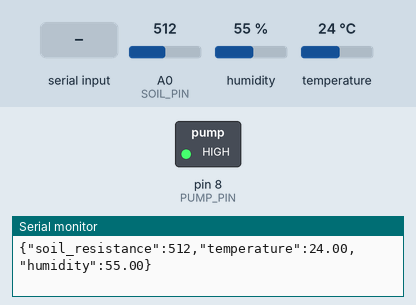
Simulated run of this sketch. Board: Arduino Uno, built with avr-gcc and run on an emulated ATmega328P. Shown: switched loads named in the sketch (green lamp = pin HIGH), the last lines printed to the serial monitor. The inputs (shaded band) are chosen by the test bench; at power-on: A0 (SOIL_PIN) = 512, humidity 55 %, temperature 24 °C.

Above: at 1.2 s.
1.3 s: "1" received over Serial
At 2.9 s:
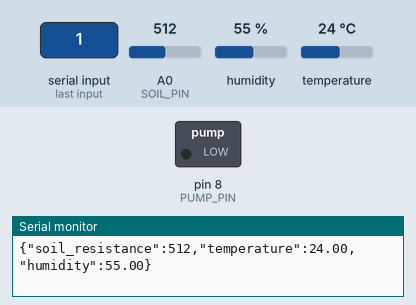
3.5 s: "0" received over Serial
At 5.3 s:
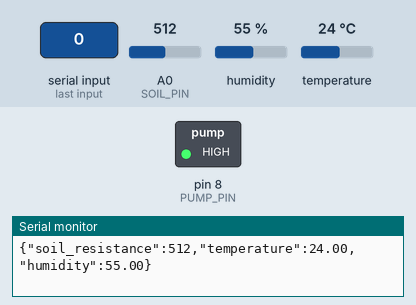
Timing chart, 0 to 6.8 s (numbered marks = the images above; inputs shaded):
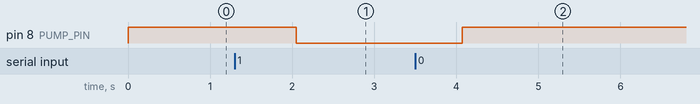

The sketch:

smart_irrigation.ino
```cpp
#include <DHT.h>

#define DHTPIN 2 // دبوس حساس الحرارة والرطوبة
#define DHTTYPE DHT11
#define SOIL_PIN A0 // دبوس حساس رطوبة التربة (المقاومة)
#define PUMP_PIN 8  // دبوس الريلاي للمضخة

DHT dht(DHTPIN, DHTTYPE);

void setup() {
  Serial.begin(9600);
  dht.begin();
  pinMode(PUMP_PIN, OUTPUT);
  digitalWrite(PUMP_PIN,
               HIGH); // إيقاف المضخة في البداية (لو كان الريلاي Active Low)
}

void loop() {
  // 1. قراءة الحساسات
  float h = dht.readHumidity();
  float t = dht.readTemperature();
  int soilRes = analogRead(SOIL_PIN); // قراءة المقاومة (Ohm تقريبية)

  // التأكد من سلامة القراءة
  if (isnan(h) || isnan(t)) {
    return;
  }

  // 2. إرسال البيانات بصيغة JSON ليفهمها Node-RED بسهولة
  Serial.print("{");
  Serial.print("\"soil_resistance\":");
  Serial.print(soilRes);
  Serial.print(",\"temperature\":");
  Serial.print(t);
  Serial.print(",\"humidity\":");
  Serial.print(h);
  Serial.println("}");

  // 3. استقبال أمر المضخة من Node-RED
  if (Serial.available() > 0) {
    char command = Serial.read();
    if (command == '1') {
      digitalWrite(PUMP_PIN, LOW); // تشغيل المضخة
    } else if (command == '0') {
      digitalWrite(PUMP_PIN, HIGH); // إيقاف المضخة
    }
  }

  delay(2000); // إرسال بيانات كل ثانيتين
}
```

Measured:
- after the input at 1.3 s, pin 8 (PUMP_PIN): HIGH → LOW after 0.75 s
- after the input at 3.5 s, pin 8 (PUMP_PIN): LOW → HIGH after 0.57 s
